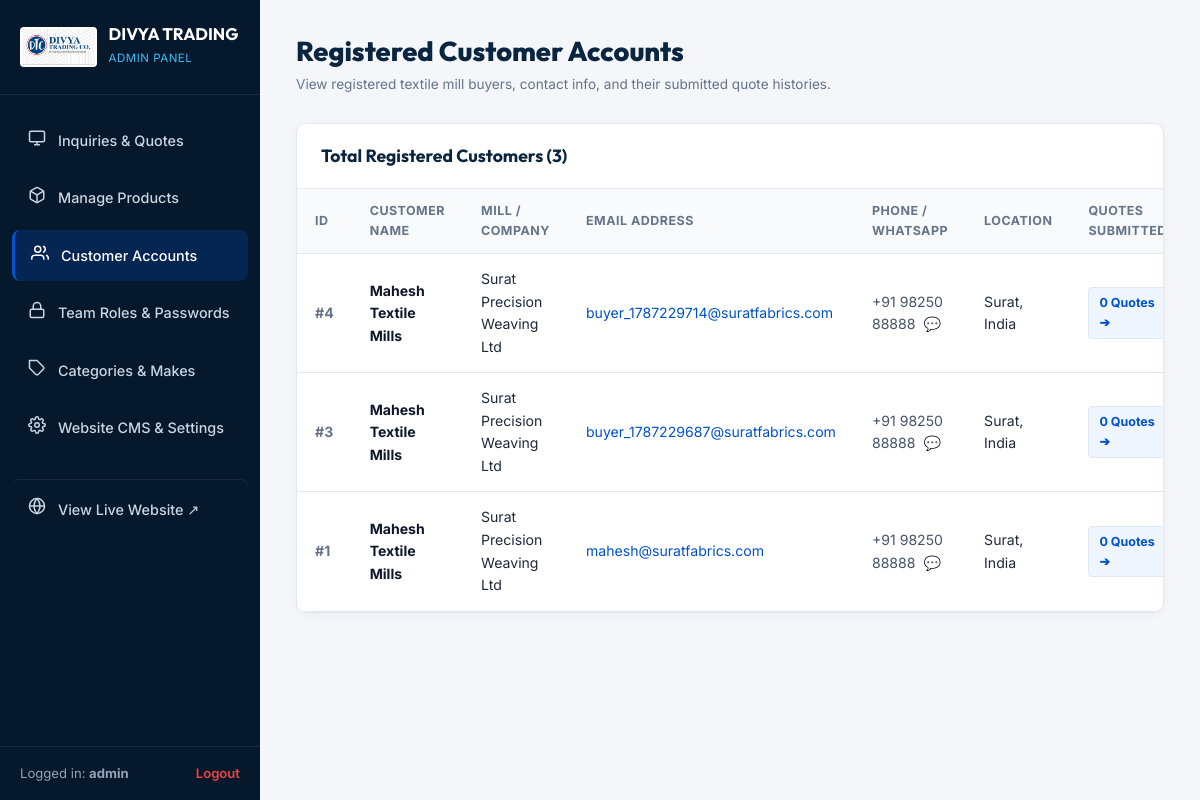
Page /admin/customers (signed in) on the earlier database version.
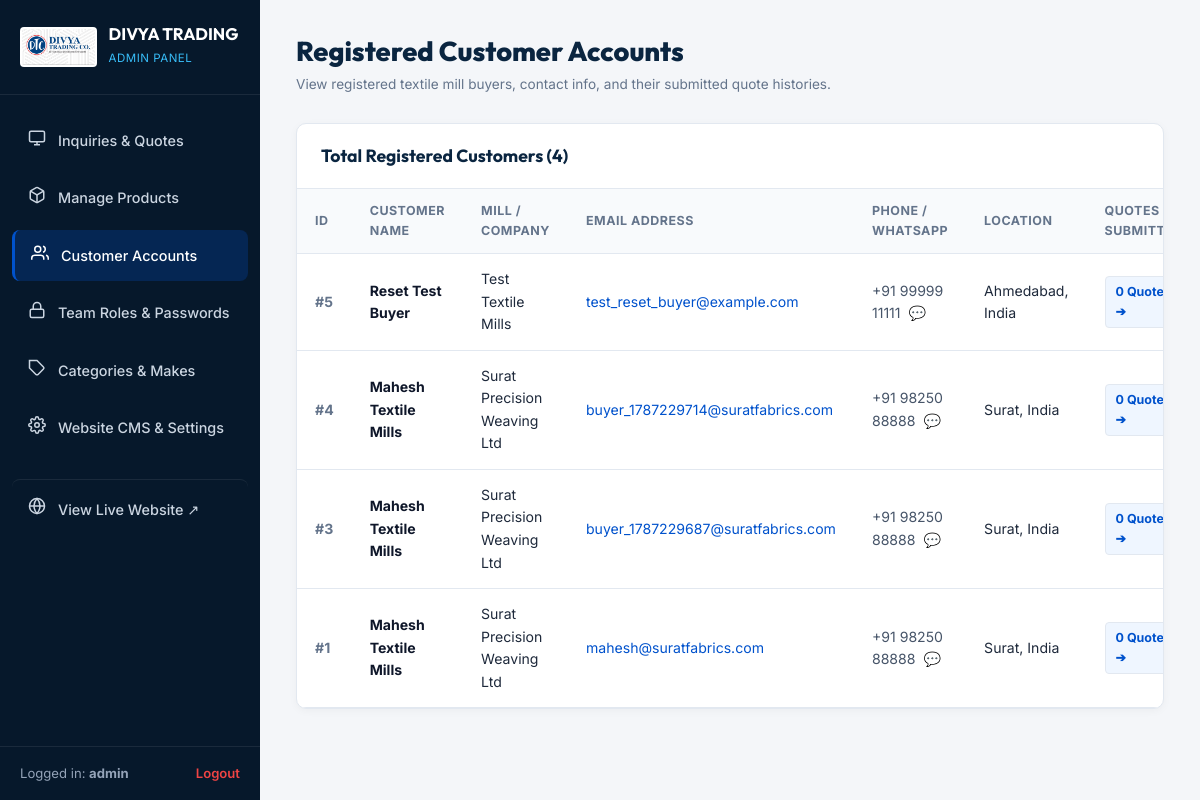
Same page on the later database version.
### models.py (models this page shows, shortened)
class CustomerUser(db.Model):
    __tablename__ = 'customer_users'
    id = db.Column(db.Integer, primary_key=True)
    name = db.Column(db.String(150), nullable=False)
    company_name = db.Column(db.String(200), nullable=True)
    email = db.Column(db.String(150), unique=True, nullable=False, index=True)
    phone = db.Column(db.String(50), nullable=False)
    country = db.Column(db.String(100), default='India')
    city = db.Column(db.String(100), nullable=True)
    password_hash = db.Column(db.String(255), nullable=False)
    created_at = db.Column(db.DateTime, default=datetime.utcnow)
    updated_at = db.Column(db.DateTime, default=datetime.utcnow, onupdate=datetime.utcnow)
    inquiries = db.relationship('Inquiry', backref='customer_user', lazy=True, order_by='desc(Inquiry.id)')

### app.py (the view)
@app.route('/admin/customers')
@admin_required
def admin_customers():
    customers = CustomerUser.query.order_by(CustomerUser.id.desc()).all()
    return render_template('admin/customers.html', customers=customers)

### app.py (called while the page is built, shortened)
def admin_required(f):
    @wraps(f)
    def decorated_function(*args, **kwargs):
        admin_id = session.get('admin_user_id')
        login_time = session.get('admin_login_time')
        now = time.time()
        admin = AdminUser.query.get(admin_id)
        return f(*args, **kwargs)
    return decorated_function

@app.before_request
def enforce_session_timeout():
    now = time.time()

@app.context_processor
def inject_global_data():
    categories = Category.query.order_by(Category.order_index).all()
    machines = MachineMake.query.order_by(MachineMake.name).all()
    settings_records = SiteSetting.query.all()
    settings = {s.key: s.value for s in settings_records}
    why_choose_pillars = get_why_choose_pillars(settings)
    current_year = datetime.utcnow().year
    current_customer = None
    return {
        'nav_categories': categories,
        'nav_machines': machines,
        'site_settings': settings,
        'why_choose_pillars': why_choose_pillars,
        'current_year': current_year,
        'current_customer': current_customer
    }

### templates/admin/customers.html (shortened to what the changed rows need)
<!DOCTYPE html>
<html lang="en">
<head>
  <link rel="stylesheet" href="{{ url_for('static', filename='css/admin.css') }}">
  <link rel="stylesheet" href="{{ url_for('static', filename='css/style.css') }}">
</head>
<body class="admin-body">
  <aside class="admin-sidebar" id="adminSidebar">
    <div class="sidebar-header">
      <div class="sidebar-title">
        <h2>DIVYA TRADING</h2>
      </div>
    </div>
  </aside>
  <main class="admin-main">
    <div class="admin-top-bar">
      <div class="admin-page-title">
        <h1>Registered Customer Accounts</h1>
      </div>
    </div>
    <div class="admin-card">
      <div class="admin-card-header">
        <h3>Total Registered Customers ({{ customers|length }})</h3>
      </div>
      <div class="table-responsive">
        <table class="admin-table">
          <thead>
            <tr>
              <th>ID</th>
              <th>Customer Name</th>
              <th>Mill / Company</th>
              <th>Email Address</th>
              <th>Phone / WhatsApp</th>
              <th>Location</th>
              <th>Quotes Submitted</th>
            </tr>
          </thead>
          <tbody>
            {% for cust in customers %}
            <tr>
              <td style="color: #64748b; font-weight: 700;">#{{ cust.id }}</td>
              <td>
                <strong style="color: #0F172A;">{{ cust.name }}</strong>
              </td>
              <td>{{ cust.company_name or 'Independent Mill' }}</td>
              <td>
                <a href="mailto:{{ cust.email }}" style="color: #0052cc;">{{ cust.email }}</a>
              </td>
              <td>
                <a href="tel:{{ cust.phone }}" style="color: #475569;">{{ cust.phone }}</a>
                <a href="https://wa.me/{{ cust.phone|replace('+', '')|replace(' ', '') }}" target="_blank" title="WhatsApp Customer" style="margin-left: 4px; text-decoration: none;">💬</a>
              </td>
              <td>{{ cust.city or '' }}{% if cust.city and cust.country %}, {% endif %}{{ cust.country }}</td>
              <td>
                <a href="{{ url_for('admin_dashboard', q=cust.email) }}" class="btn-action-sm" style="background: #EFF6FF; color: #0052CC; font-weight: 700;">
                  {{ cust.inquiries|length }} Quotes ➔
                </a>
              </td>
            </tr>
            {% endfor %}
          </tbody>
        </table>
      </div>
    </div>
  </main>
</body>
</html>

Differences in the rows shown:
added CustomerUser: id "5", name "Reset Test Buyer", company_name "Test Textile Mills", email "test_reset_buyer@example.com", phone "+91 99999 11111", city "Ahmedabad", country "India", inquiries|length "0"
Other differences:
{{ customers|length }}: "3" → "4"
